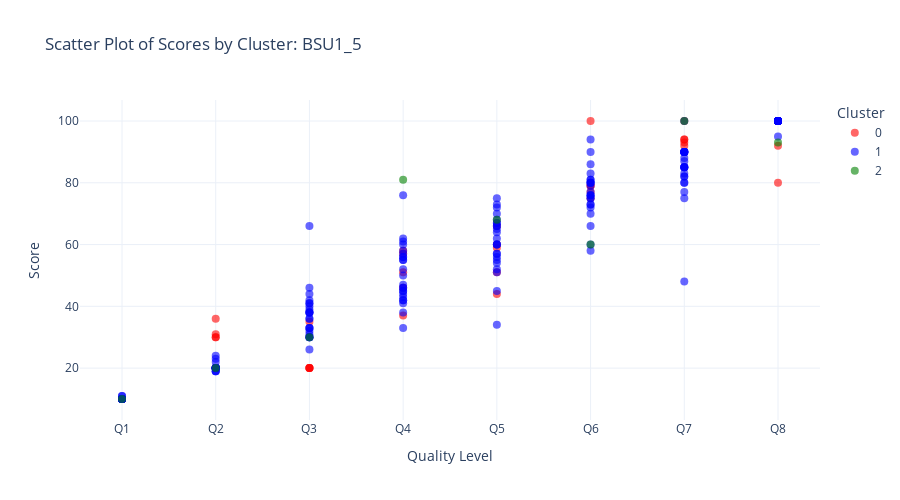
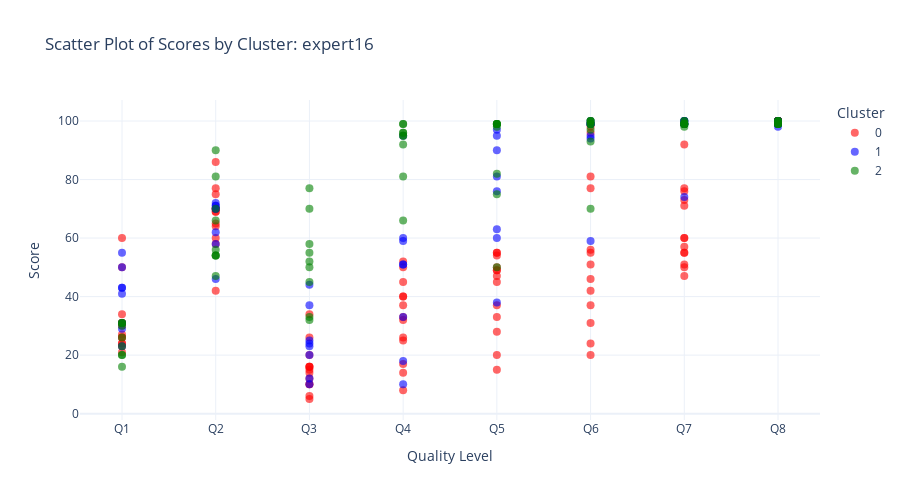

Notebook cell for these charts, in order:
### Code cell
plot_clustered_rows(BSU1_5_clusters, listener='BSU1_5')
plot_clustered_rows(expert16_clusters, listener='expert16')

### Figure 1 — Plotly figure (JSON) as saved in the notebook; plotly's stock layout.template omitted (floating-point values rounded to 4 significant figures; data arrays with more than 128 entries replaced by an {"elided": "..."} marker saying what was removed)
{"data": [{"customdata": [[0], [1], [2], [3], [19], [0], [1], [2], [3], [19], [0], [1], [2], [3], [19], [0], [1], [2], [3], [19], [0], [1], [2], [3], [19], [0], [1], [2], [3], [19], [0], [1], [2], [3], [19], [0], [1], [2], [3], [19]], "hovertemplate": "Cluster=0<br>x_numeric=%{x}<br>Score=%{y}<br>Participant=%{customdata[0]}<extra></extra>", "legendgroup": "0", "marker": {"color": "red", "opacity": 0.6, "size": 8, "symbol": "circle"}, "mode": "markers", "name": "0", "orientation": "v", "showlegend": true, "type": "scatter", "x": [1, 1, 1, 1, 1, 2, 2, 2, 2, 2, 3, 3, 3, 3, 3, 4, 4, 4, 4, 4, 5, 5, 5, 5, 5, 6, 6, 6, 6, 6, 7, 7, 7, 7, 7, 8, 8, 8, 8, 8], "xaxis": "x", "y": [10, 10, 10, 10, 10, 36, 30, 31, 30, 20, 20, 20, 20, 20, 35, 37, 46, 51, 58, 57, 51, 60, 59, 44, 66, 79, 75, 79, 77, 100, 94, 93, 100, 92, 94, 100, 100, 92, 100, 80], "yaxis": "y"}, {"customdata": {"elided": "192x1 int values"}, "hovertemplate": "Cluster=1<br>x_numeric=%{x}<br>Score=%{y}<br>Participant=%{customdata[0]}<extra></extra>", "legendgroup": "1", "marker": {"color": "blue", "opacity": 0.6, "size": 8, "symbol": "circle"}, "mode": "markers", "name": "1", "orientation": "v", "showlegend": true, "type": "scatter", "x": {"elided": "192 int values"}, "xaxis": "x", "y": {"elided": "192 int values"}, "yaxis": "y"}, {"customdata": [[11], [11], [11], [11], [11], [11], [11], [11]], "hovertemplate": "Cluster=2<br>x_numeric=%{x}<br>Score=%{y}<br>Participant=%{customdata[0]}<extra></extra>", "legendgroup": "2", "marker": {"color": "green", "opacity": 0.6, "size": 8, "symbol": "circle"}, "mode": "markers", "name": "2", "orientation": "v", "showlegend": true, "type": "scatter", "x": [1, 2, 3, 4, 5, 6, 7, 8], "xaxis": "x", "y": [10, 20, 30, 81, 68, 60, 100, 93], "yaxis": "y"}], "layout": {"height": 500, "legend": {"title": {"text": "Cluster"}, "tracegroupgap": 0}, "title": {"text": "Scatter Plot of Scores by Cluster: BSU1_5"}, "width": 900, "xaxis": {"anchor": "y", "domain": [0, 1], "tickmode": "array", "ticktext": ["Q1", "Q2", "Q3", "Q4", "Q5", "Q6", "Q7", "Q8"], "tickvals": [1, 2, 3, 4, 5, 6, 7, 8], "title": {"text": "Quality Level"}}, "yaxis": {"anchor": "x", "domain": [0, 1], "title": {"text": "Score"}}}}

### Figure 2 — Plotly figure (JSON) as saved in the notebook; plotly's stock layout.template omitted (floating-point values rounded to 4 significant figures)
{"data": [{"customdata": [[9], [12], [13], [14], [15], [16], [17], [20], [22], [23], [25], [27], [28], [9], [12], [13], [14], [15], [16], [17], [20], [22], [23], [25], [27], [28], [9], [12], [13], [14], [15], [16], [17], [20], [22], [23], [25], [27], [28], [9], [12], [13], [14], [15], [16], [17], [20], [22], [23], [25], [27], [28], [9], [12], [13], [14], [15], [16], [17], [20], [22], [23], [25], [27], [28], [9], [12], [13], [14], [15], [16], [17], [20], [22], [23], [25], [27], [28], [9], [12], [13], [14], [15], [16], [17], [20], [22], [23], [25], [27], [28], [9], [12], [13], [14], [15], [16], [17], [20], [22], [23], [25], [27], [28]], "hovertemplate": "Cluster=0<br>x_numeric=%{x}<br>Score=%{y}<br>Participant=%{customdata[0]}<extra></extra>", "legendgroup": "0", "marker": {"color": "red", "opacity": 0.6, "size": 8, "symbol": "circle"}, "mode": "markers", "name": "0", "orientation": "v", "showlegend": true, "type": "scatter", "x": [1, 1, 1, 1, 1, 1, 1, 1, 1, 1, 1, 1, 1, 2, 2, 2, 2, 2, 2, 2, 2, 2, 2, 2, 2, 2, 3, 3, 3, 3, 3, 3, 3, 3, 3, 3, 3, 3, 3, 4, 4, 4, 4, 4, 4, 4, 4, 4, 4, 4, 4, 4, 5, 5, 5, 5, 5, 5, 5, 5, 5, 5, 5, 5, 5, 6, 6, 6, 6, 6, 6, 6, 6, 6, 6, 6, 6, 6, 7, 7, 7, 7, 7, 7, 7, 7, 7, 7, 7, 7, 7, 8, 8, 8, 8, 8, 8, 8, 8, 8, 8, 8, 8, 8], "xaxis": "x", "y": [31, 26, 24, 34, 23, 21, 27, 30, 31, 26, 60, 50, 24, 69, 58, 86, 42, 65, 60, 70, 64, 70, 69, 75, 70, 77, 6, 20, 14, 10, 16, 16, 5, 12, 26, 15, 16, 34, 10, 8, 40, 50, 17, 26, 40, 14, 25, 45, 52, 32, 37, 33, 20, 45, 49, 49, 33, 55, 15, 54, 50, 47, 37, 55, 28, 96, 55, 56, 37, 31, 51, 24, 77, 98, 42, 46, 81, 20, 92, 57, 76, 50, 77, 60, 47, 73, 55, 51, 55, 60, 71, 100, 100, 100, 100, 100, 100, 100, 100, 100, 100, 100, 100, 100], "yaxis": "y"}, {"customdata": [[4], [5], [6], [7], [8], [21], [24], [29], [4], [5], [6], [7], [8], [21], [24], [29], [4], [5], [6], [7], [8], [21], [24], [29], [4], [5], [6], [7], [8], [21], [24], [29], [4], [5], [6], [7], [8], [21], [24], [29], [4], [5], [6], [7], [8], [21], [24], [29], [4], [5], [6], [7], [8], [21], [24], [29], [4], [5], [6], [7], [8], [21], [24], [29]], "hovertemplate": "Cluster=1<br>x_numeric=%{x}<br>Score=%{y}<br>Participant=%{customdata[0]}<extra></extra>", "legendgroup": "1", "marker": {"color": "blue", "opacity": 0.6, "size": 8, "symbol": "circle"}, "mode": "markers", "name": "1", "orientation": "v", "showlegend": true, "type": "scatter", "x": [1, 1, 1, 1, 1, 1, 1, 1, 2, 2, 2, 2, 2, 2, 2, 2, 3, 3, 3, 3, 3, 3, 3, 3, 4, 4, 4, 4, 4, 4, 4, 4, 5, 5, 5, 5, 5, 5, 5, 5, 6, 6, 6, 6, 6, 6, 6, 6, 7, 7, 7, 7, 7, 7, 7, 7, 8, 8, 8, 8, 8, 8, 8, 8], "xaxis": "x", "y": [43, 41, 29, 23, 50, 31, 55, 43, 70, 72, 70, 62, 71, 71, 46, 58, 23, 44, 10, 20, 12, 24, 25, 37, 60, 51, 10, 18, 33, 59, 95, 51, 81, 97, 95, 76, 38, 63, 90, 60, 99, 100, 99, 99, 99, 94, 59, 95, 100, 99, 100, 100, 99, 99, 99, 74, 99, 99, 99, 98, 100, 100, 100, 100], "yaxis": "y"}, {"customdata": [[0], [1], [2], [3], [10], [11], [18], [19], [26], [0], [1], [2], [3], [10], [11], [18], [19], [26], [0], [1], [2], [3], [10], [11], [18], [19], [26], [0], [1], [2], [3], [10], [11], [18], [19], [26], [0], [1], [2], [3], [10], [11], [18], [19], [26], [0], [1], [2], [3], [10], [11], [18], [19], [26], [0], [1], [2], [3], [10], [11], [18], [19], [26], [0], [1], [2], [3], [10], [11], [18], [19], [26]], "hovertemplate": "Cluster=2<br>x_numeric=%{x}<br>Score=%{y}<br>Participant=%{customdata[0]}<extra></extra>", "legendgroup": "2", "marker": {"color": "green", "opacity": 0.6, "size": 8, "symbol": "circle"}, "mode": "markers", "name": "2", "orientation": "v", "showlegend": true, "type": "scatter", "x": [1, 1, 1, 1, 1, 1, 1, 1, 1, 2, 2, 2, 2, 2, 2, 2, 2, 2, 3, 3, 3, 3, 3, 3, 3, 3, 3, 4, 4, 4, 4, 4, 4, 4, 4, 4, 5, 5, 5, 5, 5, 5, 5, 5, 5, 6, 6, 6, 6, 6, 6, 6, 6, 6, 7, 7, 7, 7, 7, 7, 7, 7, 7, 8, 8, 8, 8, 8, 8, 8, 8, 8], "xaxis": "x", "y": [23, 26, 20, 16, 20, 31, 30, 31, 31, 81, 90, 54, 54, 47, 70, 66, 56, 54, 50, 55, 32, 33, 52, 58, 77, 70, 45, 99, 96, 66, 95, 92, 99, 81, 95, 96, 99, 99, 99, 98, 82, 99, 75, 99, 50, 100, 99, 99, 99, 93, 100, 100, 97, 70, 99, 99, 100, 99, 100, 99, 99, 98, 99, 99, 100, 99, 100, 99, 99, 99, 100, 100], "yaxis": "y"}], "layout": {"height": 500, "legend": {"title": {"text": "Cluster"}, "tracegroupgap": 0}, "title": {"text": "Scatter Plot of Scores by Cluster: expert16"}, "width": 900, "xaxis": {"anchor": "y", "domain": [0, 1], "tickmode": "array", "ticktext": ["Q1", "Q2", "Q3", "Q4", "Q5", "Q6", "Q7", "Q8"], "tickvals": [1, 2, 3, 4, 5, 6, 7, 8], "title": {"text": "Quality Level"}}, "yaxis": {"anchor": "x", "domain": [0, 1], "title": {"text": "Score"}}}}
